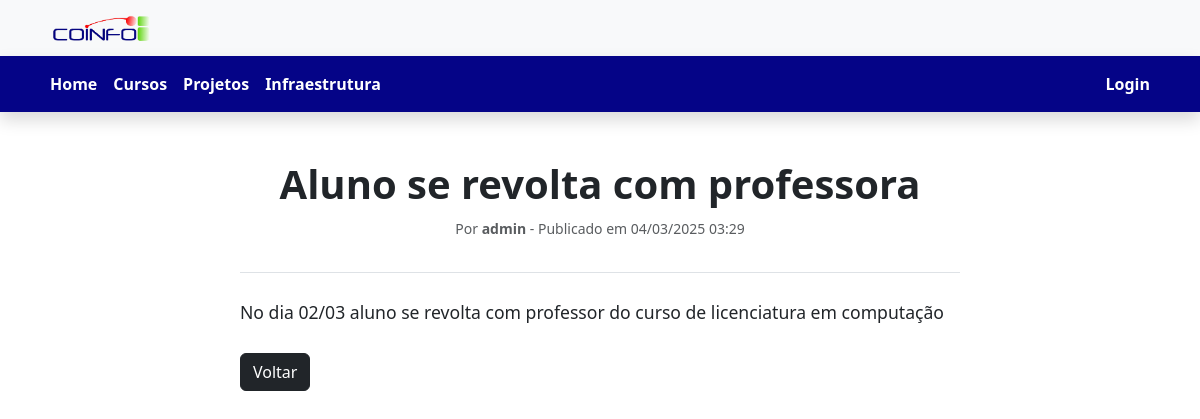
Screenshot of /noticia/7/ with the database file from the repository.
### sistema/models.py (models this page shows, shortened)
class Noticia(models.Model):
    STATUS_CHOICES = [
        ('rascunho', 'Rascunho'),
        ('publicado', 'Publicado'),
    ]
    ATIVACAO_CHOICES = [
        ('ativada', 'Ativada'),
        ('desativada', 'Desativada'),
    ]
    titulo = models.CharField(max_length=255)
    conteudo = models.TextField()
    autor = models.ForeignKey(User, on_delete=models.CASCADE)
    data_publicacao = models.DateTimeField(auto_now_add=True)
    status = models.CharField(max_length=10, choices=STATUS_CHOICES, default='rascunho')
    ativacao = models.CharField(max_length=10, choices=ATIVACAO_CHOICES, default='ativada')

### sistema/views.py (the view)
# urls.py: path('noticia/<int:pk>/', views.detalhe_noticia, name='detalhe_noticia'),
def detalhe_noticia(request, pk):
    noticia = get_object_or_404(Noticia, pk=pk)
    return render(request, 'noticias/detalhe.html', {'noticia': noticia})

### sistema/templates/noticias/detalhe.html
{% extends 'base.html' %}
{% load static %}
{% block content %}
<div class="container mt-5">
    <div class="row justify-content-center">
        <div class="col-lg-8">
            <article class="border-bottom pb-3 mb-4">
                <h1 class="fw-bold text-center">{{ noticia.titulo }}</h1>
                <p class="text-muted text-center">
                    <small>Por <strong>{{ noticia.autor }}</strong> - Publicado em {{ noticia.data_publicacao|date:"d/m/Y H:i" }}</small>
                </p>
            </article>
            <div class="text-justify" style="font-size: 1.1rem; line-height: 1.8;">
                {{ noticia.conteudo|safe }}
            </div>
            <div class="mt-4">
                <a href="{% url 'home' %}" class="btn btn-dark">Voltar</a>
            </div>
        </div>
    </div>
</div>
{% endblock %}

### static/css/style.css (style rules this page uses)
* { margin: 0; padding: 0; box-sizing: border-box; }

### rows the page displays
Noticia: titulo "Aluno se revolta com professora", autor "admin", data_publicacao "04/03/2025 03:29", conteudo "No dia 02/03 aluno se revolta com professor do curso de licenciatura em computação"
